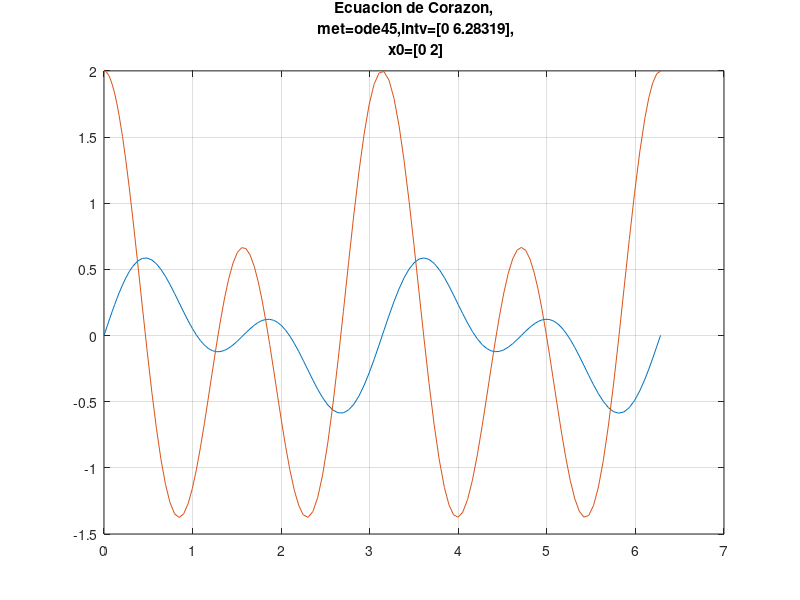
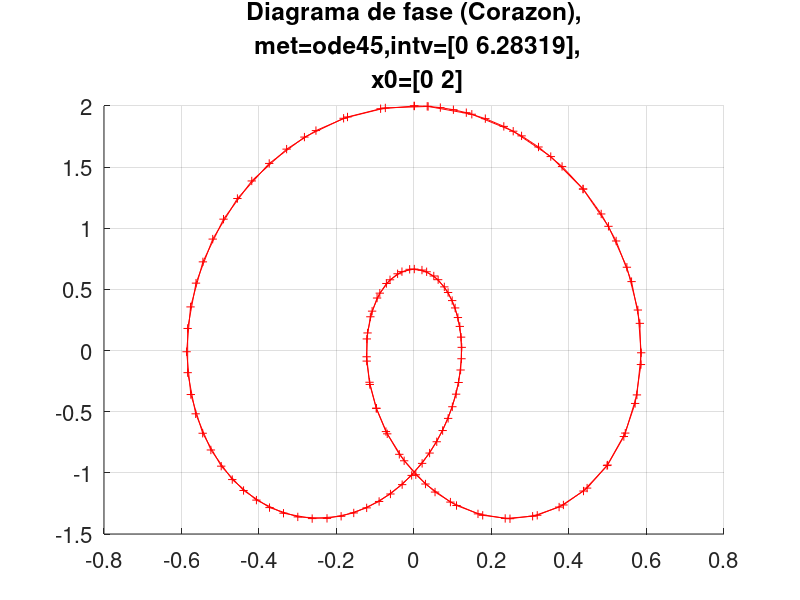

Here is the MATLAB script that generated these plots, in order:
disp('Eso es el codigo de UB')
f = @(t, y) [y(2); -16*y(1)+4*sin(2*t)];
met='ode45';
intv=[0 2*pi];
x0=[0;2];
[t,y] = ode45(f, intv, x0)
i=1;
figure(i)
set(gca,'FontSize',16);
plot(t, y(:, 1), t, y(:, 2) )
s=sprintf('Ecuacion de Corazon,\n met=%s,intv=[%g %g],\n x0=[%g %g]',met,intv,x0);
title(s)
grid on
i=2;
figure(i)
set(gca,'FontSize',16);
hold on 
plot(y(:,1),y(:,2),'r-+')
hold off
grid on
s=sprintf('Diagrama de fase (Corazon),\n met=%s,intv=[%g %g],\n x0=[%g %g]',met,intv,x0);
title(s)
